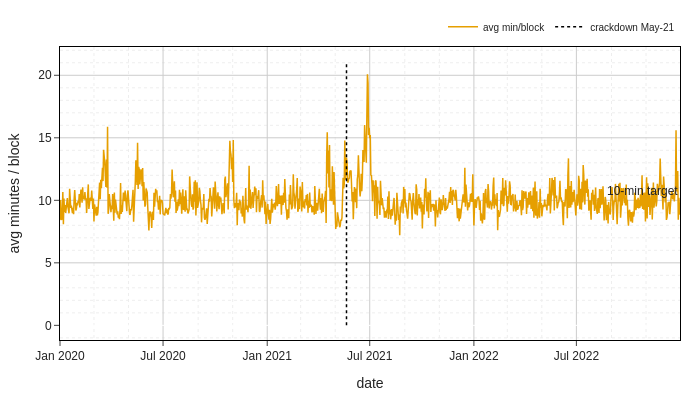

Write notebook code for a chart like this one.
### Markdown cell above
### Graph 5-1: average block interval (the ban shock)

### Code cell
fig = go.Figure()
fig.add_trace(go.Scatter(x=ivl["date"], y=ivl["avg_min"], name="avg min/block",
    line=dict(color="#E69F00", width=1.5)))
fig.add_hline(y=10, line_dash="dash", line_color="black", annotation_text="10-min target")
vmax = float(ivl["avg_min"].max()) * 1.05
fig.add_trace(go.Scatter(x=[pd.Timestamp("2021-05-21")] * 2, y=[0, vmax],
    mode="lines", name="crackdown May-21",
    line=dict(color="black", dash="dot", width=1.5)))
fig.update_layout(showlegend=True, height=HEIGHT, width=WIDTH,
    legend=dict(orientation="h", yanchor="bottom", y=1.02, xanchor="right", x=1,
                font=dict(size=10)),
    margin=dict(t=20, b=40, l=60, r=20),
    xaxis_title="date", yaxis_title="avg minutes / block", hovermode="x unified",
    xaxis=dict(showline=True, linecolor="black", mirror=True),
    yaxis=dict(showline=True, linecolor="black", mirror=True))
fig.show()

### Figure 1 — Plotly figure (JSON) as saved in the notebook; plotly's stock layout.template omitted (floating-point values rounded to 4 significant figures; data arrays with more than 128 entries replaced by an {"elided": "..."} marker saying what was removed)
{"data": [{"line": {"color": "#E69F00", "width": 1.5}, "name": "avg min/block", "type": "scatter", "x": {"elided": "1096 str values"}, "y": {"elided": "1096 float values"}}, {"line": {"color": "black", "dash": "dot", "width": 1.5}, "mode": "lines", "name": "crackdown May-21", "type": "scatter", "x": ["2021-05-21T00:00:00", "2021-05-21T00:00:00"], "y": [0, 21.09]}], "layout": {"annotations": [{"showarrow": false, "text": "10-min target", "x": 1, "xanchor": "right", "xref": "x domain", "y": 10, "yanchor": "bottom", "yref": "y"}], "height": 400, "hovermode": "x unified", "legend": {"font": {"size": 10}, "orientation": "h", "x": 1, "xanchor": "right", "y": 1.02, "yanchor": "bottom"}, "margin": {"b": 40, "l": 60, "r": 20, "t": 20}, "shapes": [{"line": {"color": "black", "dash": "dash"}, "type": "line", "x0": 0, "x1": 1, "xref": "x domain", "y0": 10, "y1": 10, "yref": "y"}], "showlegend": true, "width": 700, "xaxis": {"linecolor": "black", "mirror": true, "showline": true, "title": {"text": "date"}}, "yaxis": {"linecolor": "black", "mirror": true, "showline": true, "title": {"text": "avg minutes / block"}}}}
